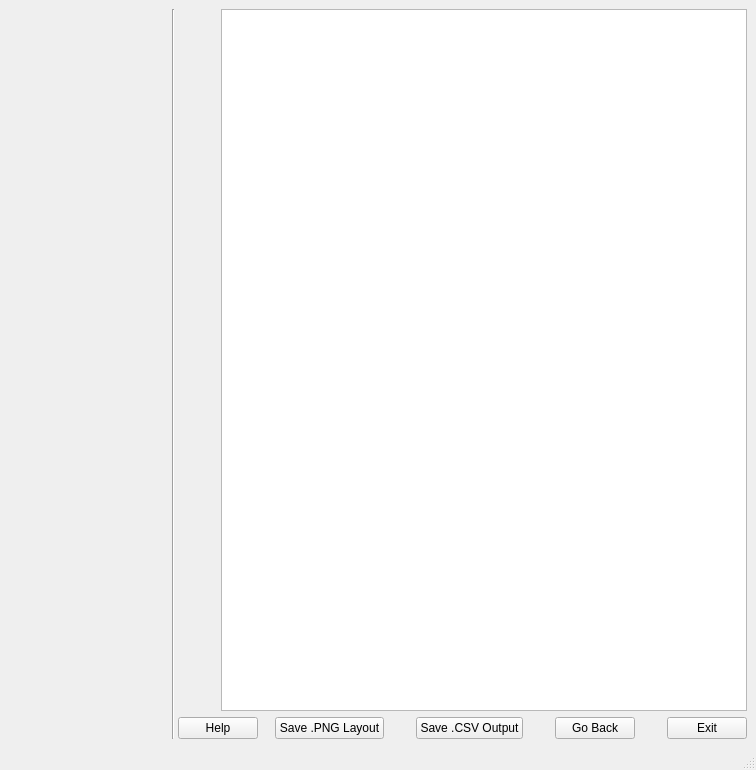
<?xml version="1.0" encoding="UTF-8"?>
<ui version="4.0">
 <class>MainWindow</class>
 <widget class="QMainWindow" name="MainWindow">
  <property name="geometry">
   <rect>
    <x>0</x>
    <y>0</y>
    <width>756</width>
    <height>770</height>
   </rect>
  </property>
  <property name="windowTitle">
   <string>MainWindow</string>
  </property>
  <widget class="QWidget" name="centralwidget">
   <layout class="QGridLayout" name="gridLayout">
    <item row="2" column="8">
     <widget class="QPushButton" name="pushButtonSaveLayout">
      <property name="text">
       <string>Save .PNG Layout</string>
      </property>
     </widget>
    </item>
    <item row="2" column="14">
     <widget class="QPushButton" name="pushButtonReturn">
      <property name="sizePolicy">
       <sizepolicy hsizetype="Maximum" vsizetype="Fixed">
        <horstretch>0</horstretch>
        <verstretch>0</verstretch>
       </sizepolicy>
      </property>
      <property name="text">
       <string>Exit</string>
      </property>
     </widget>
    </item>
    <item row="2" column="2">
     <spacer name="horizontalSpacer_4">
      <property name="orientation">
       <enum>Qt::Horizontal</enum>
      </property>
      <property name="sizeHint" stdset="0">
       <size>
        <width>40</width>
        <height>20</height>
       </size>
      </property>
     </spacer>
    </item>
    <item row="0" column="6" rowspan="2" colspan="9">
     <widget class="QTableView" name="tableView"/>
    </item>
    <item row="2" column="3">
     <spacer name="horizontalSpacer_6">
      <property name="orientation">
       <enum>Qt::Horizontal</enum>
      </property>
      <property name="sizeHint" stdset="0">
       <size>
        <width>40</width>
        <height>20</height>
       </size>
      </property>
     </spacer>
    </item>
    <item row="2" column="0">
     <spacer name="horizontalSpacer_2">
      <property name="orientation">
       <enum>Qt::Horizontal</enum>
      </property>
      <property name="sizeHint" stdset="0">
       <size>
        <width>160</width>
        <height>20</height>
       </size>
      </property>
     </spacer>
    </item>
    <item row="2" column="10">
     <widget class="QPushButton" name="pushButtonSaveTable">
      <property name="sizePolicy">
       <sizepolicy hsizetype="Maximum" vsizetype="Fixed">
        <horstretch>0</horstretch>
        <verstretch>0</verstretch>
       </sizepolicy>
      </property>
      <property name="text">
       <string>Save .CSV Output</string>
      </property>
     </widget>
    </item>
    <item row="0" column="4" rowspan="3" colspan="2">
     <widget class="Line" name="line">
      <property name="orientation">
       <enum>Qt::Vertical</enum>
      </property>
     </widget>
    </item>
    <item row="2" column="7">
     <spacer name="horizontalSpacer_5">
      <property name="orientation">
       <enum>Qt::Horizontal</enum>
      </property>
      <property name="sizeHint" stdset="0">
       <size>
        <width>40</width>
        <height>20</height>
       </size>
      </property>
     </spacer>
    </item>
    <item row="2" column="1">
     <spacer name="horizontalSpacer_3">
      <property name="orientation">
       <enum>Qt::Horizontal</enum>
      </property>
      <property name="sizeHint" stdset="0">
       <size>
        <width>40</width>
        <height>20</height>
       </size>
      </property>
     </spacer>
    </item>
    <item row="2" column="5" colspan="2">
     <widget class="QPushButton" name="pushButtonHelp">
      <property name="sizePolicy">
       <sizepolicy hsizetype="Maximum" vsizetype="Fixed">
        <horstretch>0</horstretch>
        <verstretch>0</verstretch>
       </sizepolicy>
      </property>
      <property name="text">
       <string>Help</string>
      </property>
     </widget>
    </item>
    <item row="2" column="9">
     <spacer name="horizontalSpacer_7">
      <property name="orientation">
       <enum>Qt::Horizontal</enum>
      </property>
      <property name="sizeType">
       <enum>QSizePolicy::Fixed</enum>
      </property>
      <property name="sizeHint" stdset="0">
       <size>
        <width>20</width>
        <height>20</height>
       </size>
      </property>
     </spacer>
    </item>
    <item row="0" column="0" colspan="4">
     <widget class="QWidget" name="MplWidget" native="true">
      <property name="sizePolicy">
       <sizepolicy hsizetype="Expanding" vsizetype="Expanding">
        <horstretch>0</horstretch>
        <verstretch>0</verstretch>
       </sizepolicy>
      </property>
     </widget>
    </item>
    <item row="2" column="12">
     <widget class="QPushButton" name="pushButtonBack">
      <property name="text">
       <string>Go Back</string>
      </property>
     </widget>
    </item>
    <item row="2" column="13">
     <spacer name="horizontalSpacer_8">
      <property name="orientation">
       <enum>Qt::Horizontal</enum>
      </property>
      <property name="sizeType">
       <enum>QSizePolicy::Fixed</enum>
      </property>
      <property name="sizeHint" stdset="0">
       <size>
        <width>20</width>
        <height>20</height>
       </size>
      </property>
     </spacer>
    </item>
    <item row="2" column="11">
     <spacer name="horizontalSpacer_9">
      <property name="orientation">
       <enum>Qt::Horizontal</enum>
      </property>
      <property name="sizeType">
       <enum>QSizePolicy::Fixed</enum>
      </property>
      <property name="sizeHint" stdset="0">
       <size>
        <width>20</width>
        <height>20</height>
       </size>
      </property>
     </spacer>
    </item>
   </layout>
  </widget>
  <widget class="QMenuBar" name="menubar">
   <property name="geometry">
    <rect>
     <x>0</x>
     <y>0</y>
     <width>756</width>
     <height>22</height>
    </rect>
   </property>
  </widget>
  <widget class="QStatusBar" name="statusbar"/>
 </widget>
 <resources/>
 <connections/>
</ui>
